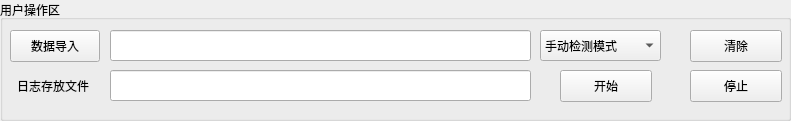
   <widget class="QGroupBox" name="groupBox_14">
    <property name="geometry">
     <rect>
      <x>10</x>
      <y>610</y>
      <width>791</width>
      <height>121</height>
     </rect>
    </property>
    <property name="sizePolicy">
     <sizepolicy hsizetype="Fixed" vsizetype="Fixed">
      <horstretch>0</horstretch>
      <verstretch>0</verstretch>
     </sizepolicy>
    </property>
    <property name="title">
     <string>用户操作区</string>
    </property>
    <widget class="QPushButton" name="pushButton">
     <property name="geometry">
      <rect>
       <x>560</x>
       <y>70</y>
       <width>92</width>
       <height>32</height>
      </rect>
     </property>
     <property name="text">
      <string>开始</string>
     </property>
    </widget>
    <widget class="QComboBox" name="comboBox">
     <property name="geometry">
      <rect>
       <x>540</x>
       <y>30</y>
       <width>121</width>
       <height>31</height>
      </rect>
     </property>
     <item>
      <property name="text">
       <string>手动检测模式</string>
      </property>
     </item>
     <item>
      <property name="text">
       <string>自动检测模式</string>
      </property>
     </item>
     <item>
      <property name="text">
       <string>自检模式</string>
      </property>
     </item>
    </widget>
    <widget class="QPushButton" name="pushButton_stop">
     <property name="geometry">
      <rect>
       <x>690</x>
       <y>70</y>
       <width>92</width>
       <height>32</height>
      </rect>
     </property>
     <property name="text">
      <string>停止</string>
     </property>
    </widget>
    <widget class="QPushButton" name="pushButton_clear">
     <property name="geometry">
      <rect>
       <x>690</x>
       <y>30</y>
       <width>92</width>
       <height>32</height>
      </rect>
     </property>
     <property name="text">
      <string>清除</string>
     </property>
    </widget>
    <widget class="QLineEdit" name="lineEdit_srcPath">
     <property name="geometry">
      <rect>
       <x>110</x>
       <y>30</y>
       <width>421</width>
       <height>31</height>
      </rect>
     </property>
    </widget>
    <widget class="QPushButton" name="pushButton_src">
     <property name="geometry">
      <rect>
       <x>10</x>
       <y>30</y>
       <width>90</width>
       <height>32</height>
      </rect>
     </property>
     <property name="sizePolicy">
      <sizepolicy hsizetype="Fixed" vsizetype="Fixed">
       <horstretch>0</horstretch>
       <verstretch>0</verstretch>
      </sizepolicy>
     </property>
     <property name="maximumSize">
      <size>
       <width>90</width>
       <height>32</height>
      </size>
     </property>
     <property name="text">
      <string>数据导入</string>
     </property>
    </widget>
    <widget class="QLineEdit" name="lineEdit_srcPath_2">
     <property name="geometry">
      <rect>
       <x>110</x>
       <y>70</y>
       <width>421</width>
       <height>31</height>
      </rect>
     </property>
    </widget>
    <widget class="QLabel" name="label_12">
     <property name="geometry">
      <rect>
       <x>17</x>
       <y>70</y>
       <width>91</width>
       <height>31</height>
      </rect>
     </property>
     <property name="text">
      <string>日志存放文件</string>
     </property>
    </widget>
   </widget>
